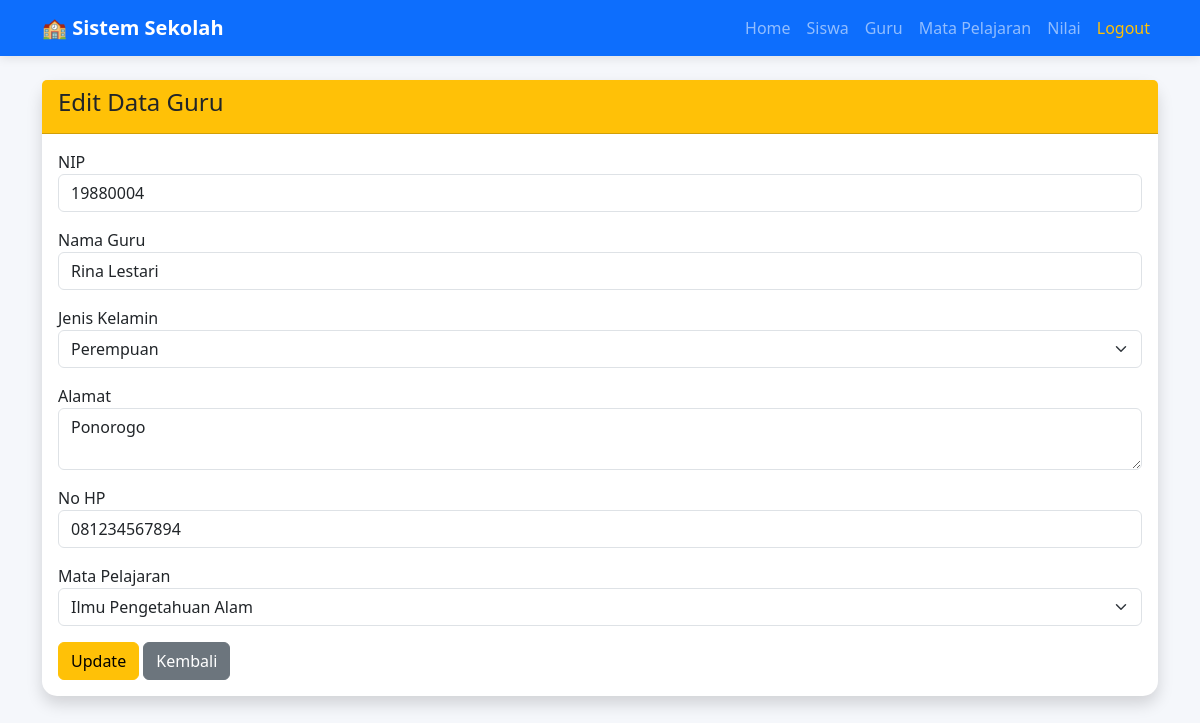
The page /crud_sekolah2/guru/edit.php?id=4 (signed in) on the database its author committed.
### tables this page shows
CREATE TABLE `guru` (
  `id_guru` int(11) NOT NULL,
  `nip` varchar(20) NOT NULL,
  `nama` varchar(100) NOT NULL,
  `jenis_kelamin` enum('L','P') NOT NULL,
  `alamat` text DEFAULT NULL,
  `no_hp` varchar(20) DEFAULT NULL,
  `id_mapel` int(11) DEFAULT NULL
);

CREATE TABLE `mata_pelajaran` (
  `id_mapel` int(11) NOT NULL,
  `kode_mapel` varchar(10) NOT NULL,
  `nama_mapel` varchar(100) NOT NULL,
  `jam_pelajaran` int(11) NOT NULL
);

### crud_sekolah2/guru/edit.php (the view, shortened to what this page needs)
<?php
include "../config/koneksi.php";
$id = $_GET['id'];
$query = mysqli_query($conn, "SELECT * FROM guru WHERE id_guru='$id'");
$data = mysqli_fetch_assoc($query);
$mapel = mysqli_query($conn, "SELECT * FROM mata_pelajaran");
include "../includes/header.php";
include "../includes/navbar.php";
?>
<div class="container mt-4">
    <div class="card shadow">
        <div class="card-header bg-warning text-dark">
            <h4>Edit Data Guru</h4>
        </div>
        <div class="card-body">
            <form method="POST">
                <div class="mb-3">
                    <label>NIP</label>
                    <input type="text" name="nip" class="form-control" value="<?= $data['nip']; ?>" required>
                </div>
                <div class="mb-3">
                    <label>Nama Guru</label>
                    <input type="text" name="nama" class="form-control" value="<?= $data['nama']; ?>" required>
                </div>
                <div class="mb-3">
                    <label>Jenis Kelamin</label>
                    <select name="jenis_kelamin" class="form-select">
                        <option value="P" <?= ($data['jenis_kelamin'] == "P") ? "selected" : ""; ?>>
                            Perempuan
                        </option>
                    </select>
                </div>
                <div class="mb-3">
                    <label>Alamat</label>
                    <textarea name="alamat" class="form-control"><?= $data['alamat']; ?></textarea>
                </div>
                <div class="mb-3">
                    <label>No HP</label>
                    <input type="text" name="no_hp" class="form-control" value="<?= $data['no_hp']; ?>">
                </div>
                <div class="mb-3">
                    <label>Mata Pelajaran</label>
                    <select name="id_mapel" class="form-select">
                        <?php while ($m = mysqli_fetch_assoc($mapel)) : ?>
                            <option value="<?= $m['id_mapel']; ?>" <?= ($data['id_mapel'] == $m['id_mapel']) ? "selected" : ""; ?>>
                                <?= $m['nama_mapel']; ?>
                            </option>
                        <?php endwhile; ?>
                    </select>
                </div>
                <button type="submit" name="update" class="btn btn-warning">
                    Update
                </button>
                <a href="index.php" class="btn btn-secondary">
                    Kembali
                </a>
            </form>
        </div>
    </div>
</div>
<?php include "../includes/footer.php"; ?>

### crud_sekolah2/includes/header.php (style rules this page uses)
body { background:#f5f7fb; }
.card { border:none; border-radius:15px; }

### rows shown on the page
guru: nip "19880004", nama "Rina Lestari", jenis_kelamin "Perempuan", alamat "Ponorogo", no_hp "081234567894", id_mapel "Ilmu Pengetahuan Alam"
